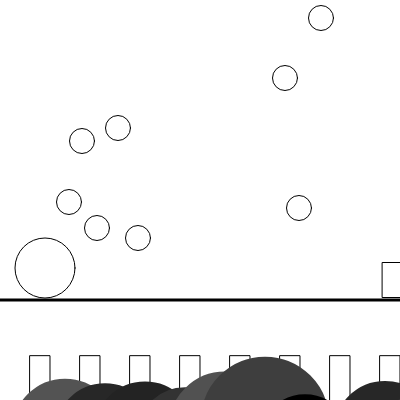
Frame 1 (no input)
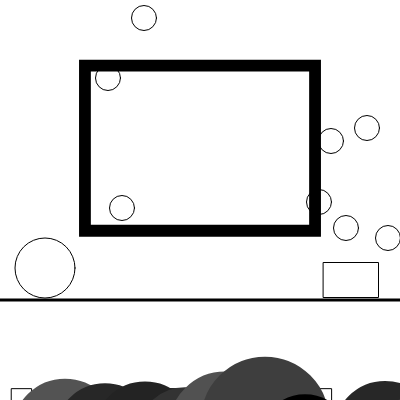
Frame 60 (no input)
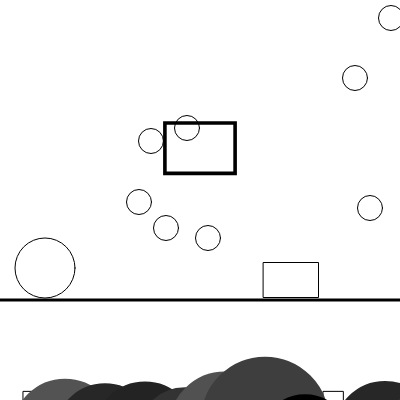
Frame 120 (the mouse pressed at the canvas centre since frame 60)

The p5.js sketch that drew these frames (run headless with seeded random() and noise() and a simulated clock; from frame 60 on, the mouse is pressed at the canvas centre):

// p5.js sketch
// ── sketch.js
let xPos= [];
let yPos = [];
let i = 0;
let xr = 410;
let r = 0.0;
// creating random obstacles
/*let wall1 = rect(300,250,330,300);
let ball = arc(300,250,10,10,0,2*PI);
let wall2 = rect(270,250,330,300);
*/
var posX=45; // these variables are created, and they don't change no matter what happens within the code. Multiple variables and functions are called which change many things within the code, this is important to keep some things (like the ground) or shapes of objects to be consistant 
var posY = 300;
var ballDiameter = 40;
var velocityY = 1.0;
var gravity = 1.5
var onGround = false; 
var jumpSize = -30; 

function setup() { // this setup function creates the canvas, and creates random variables for the x position of the 'clouds' or circles. When they are created, they are drawn in random positions on the canvas and stay 'constant' for the Y position, but move to the left and go back onto the screen when positions of X go off the screen
createCanvas(400, 400);

  for (let j = 0; j < 8; j++)
  {
    xPos[j] = int(random(width));
  }
  
  for (let k = 0; k < 8; k++)
  {
    yPos[k] = int(random(height - 100));
  }
}

function draw() { 
  background(255);
  push();
  strokeWeight(3);
  line(0,300,400,300);
  pop();
  // draw function 
  push();
  translate(width/2, height/2.7);
  scale(r); 
  stroke(0);
  fill(255);
  rectMode(CENTER);
  rect(0, 0, 19.5, 14);
  r += 0.2;
  if (r > 20) {
    r = 0;
  }
  pop();
  // ground design 
  push();
  rectMode(CENTER);
  translate(width / 2, height/2);
  translate(p5.Vector.fromAngle(millis() / 1000, 40));
  rect(0, 205, 20, 100);
  rect(50, 205, 20, 100);
  rect(100, 205, 20, 100);
  rect(150, 205, 20, 100);
  rect(200, 205, 20, 100);
  rect(-50, 205, 20, 100);
  rect(-100, 205, 20, 100);
  rect(-150, 205, 20, 100);
  rect(-200, 205, 20, 100);
  pop();
  
  push(); // this function creates random colors for the bushes or sceneery i'm going to create at the bottom of the screen. This code was taken from the Owl file, but is recreated to create scenery for the drawing. Within the game, I can move these around or create different shapes. I kept the colors the same because they match with the theme of the game I plan on creating, a dinosaur jump recreation
  randomSeed(0);
  for (var x =35; x<width+40; x+=40){
    var gray = int(random(0,102));
    var scalar = random(0.25, 1.0);
    trees(x - 10, 480, gray, scalar);
  }
  pop();
  
  clouds();
  update();
  
  push();
  rectMode(CENTER);
  rect(xr,280,55,35);
  xr--;
  if (xr < -30)
    {
      xr = 440;
    }
  pop();

  
  // if (onGround && xr == 75)
  //   {
  //     textSize(50);
  //     text("SSSS",100,100);
  //   }
}

function clouds() // this function is created to move the clouds. The X position goes down until it reaches a certain point, when it is reset to the right sign of the screen to give the drawing a cloud moving effect in which the dinosaur (ball) is running and jumping
{
for (let j=0; j< 8; j++)
  {
  ellipse(xPos[j],yPos[j],25,25);
    xPos[j]--;
    xPos[j]--;
    xPos[j]--;
    if (xPos[j] < -10)
      {
        xPos[j] = 415;
      }
  }
}
  
function trees(x,y, g, s){
    push();
    translate(x,y);
    scale(s);
    stroke(g);
    strokeWeight(70);
    line(0,-35,0,-65);
    arc(0,-65,70,70,0,2*PI);
    pop();
}

function update(){ 
  
  velocityY = gravity + velocityY;
  
  posY= velocityY + posY;
  
  if (posY +(ballDiameter/2) >= (height/2)){
    posY= (height/2)- (ballDiameter/2);
    onGround = true;
  } else {
    onGround = false;
  }
 
for (let x=1; x<2; x++){
  noFill();
  ellipse(posX, posY + 88, ballDiameter+(x*20), ballDiameter + (x*20));
}
}

function mousePressed(){ // mousePressed is called when the mouse is pressed. Within this function, the jump function is called which changes te velocity of the ball, changing its position and giving the illusion of it jumping
  if (onGround){
    jump();
  }
}

function jump(){
  velocityY = jumpSize;
}
